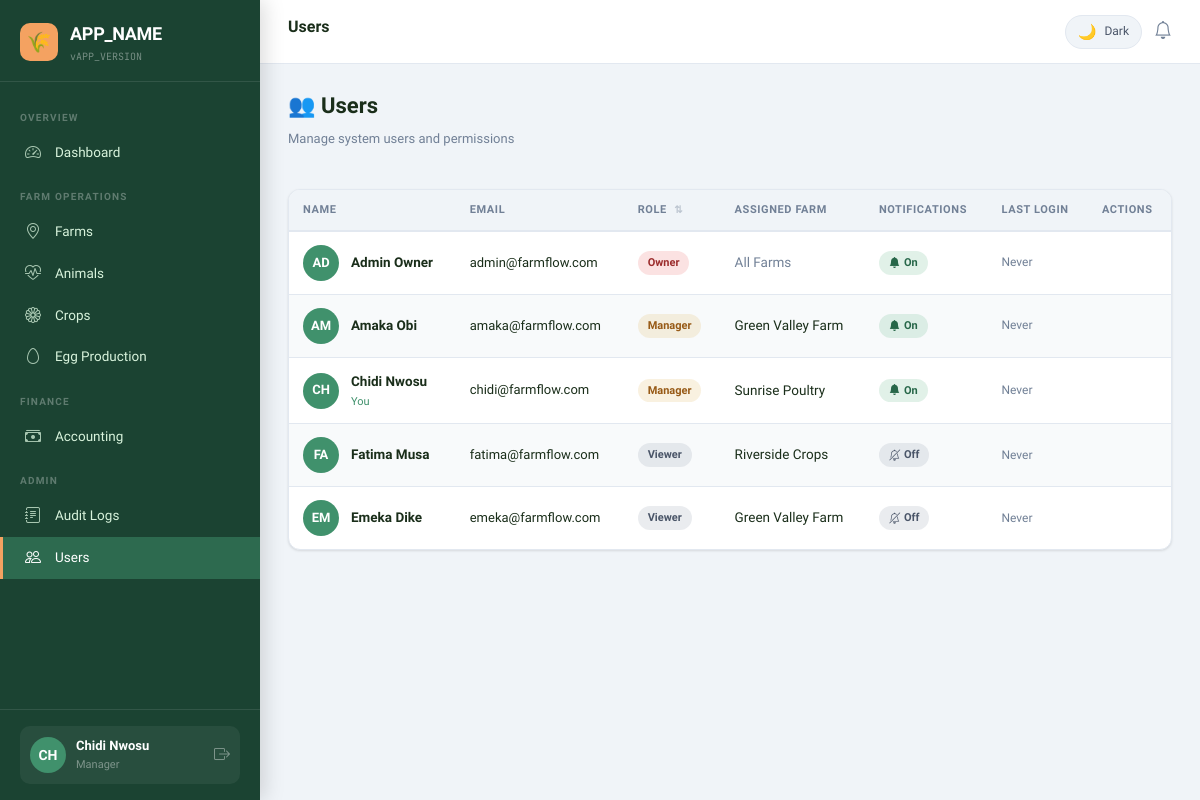
/modules/users/index.php (signed in), run on the app's committed database.
### tables this page shows
CREATE TABLE `users` (
  `id`                    INT UNSIGNED NOT NULL AUTO_INCREMENT,
  `name`                  VARCHAR(150) NOT NULL,
  `email`                 VARCHAR(255) NOT NULL,
  `password`              VARCHAR(255) NOT NULL COMMENT 'Bcrypt hashed',
  `role`                  ENUM('owner','manager','viewer') NOT NULL DEFAULT 'viewer',
  `farm_id`               INT UNSIGNED DEFAULT NULL COMMENT 'Primary farm assignment (NULL = all farms for owner)',
  `email_notifications`   TINYINT(1) NOT NULL DEFAULT 1,
  `theme_preference`      ENUM('light','dark') NOT NULL DEFAULT 'light',
  `last_login`            TIMESTAMP NULL DEFAULT NULL,
  `created_at`            TIMESTAMP NOT NULL DEFAULT CURRENT_TIMESTAMP,
  `updated_at`            TIMESTAMP NOT NULL DEFAULT CURRENT_TIMESTAMP ON UPDATE CURRENT_TIMESTAMP,
  PRIMARY KEY (`id`),
  UNIQUE KEY `uq_users_email` (`email`),
  INDEX `idx_users_role` (`role`),
  INDEX `idx_users_farm` (`farm_id`),
  CONSTRAINT `fk_users_farm` FOREIGN KEY (`farm_id`) REFERENCES `farms` (`id`) ON DELETE SET NULL
);

CREATE TABLE `farms` (
  `id`         INT UNSIGNED NOT NULL AUTO_INCREMENT,
  `name`       VARCHAR(150) NOT NULL,
  `state`      VARCHAR(100) NOT NULL,
  `city`       VARCHAR(100) NOT NULL,
  `type`       ENUM('crop','livestock','mixed','poultry','aquaculture','orchard') NOT NULL DEFAULT 'mixed',
  `size`       DECIMAL(10,2) NOT NULL COMMENT 'Size in hectares',
  `created_at` TIMESTAMP NOT NULL DEFAULT CURRENT_TIMESTAMP,
  `updated_at` TIMESTAMP NOT NULL DEFAULT CURRENT_TIMESTAMP ON UPDATE CURRENT_TIMESTAMP,
  PRIMARY KEY (`id`),
  INDEX `idx_farms_state` (`state`),
  INDEX `idx_farms_type` (`type`)
);

### core/auth.php (called while the page is built, shortened)
<?php
class Auth {
    public static function check(): bool {
        return isset($_SESSION['user_id']);
    }
    public static function user(): ?array {
        return [
            'id'    => $_SESSION['user_id'],
            'name'  => $_SESSION['user_name'],
            'email' => $_SESSION['user_email'],
            'role'  => $_SESSION['user_role'],
            'farm_id' => $_SESSION['farm_id'],
            'theme' => $_SESSION['theme'] ?? 'light',
            'email_notifications' => $_SESSION['email_notifications'] ?? false,
        ];
    }
    public static function id(): int {
        return (int)($_SESSION['user_id'] ?? 0);
    }
    public static function role(): string {
        return $_SESSION['user_role'] ?? 'viewer';
    }
}

### core/db.php (called while the page is built, shortened)
<?php
class DB {
    private static ?PDO $instance = null;
    public static function getInstance(): PDO {
        if (self::$instance === null) {
            $dsn = sprintf(
                'mysql:host=%s;dbname=%s;charset=%s',
                DB_HOST, DB_NAME, DB_CHARSET
            );
            $options = [
                PDO::ATTR_ERRMODE            => PDO::ERRMODE_EXCEPTION,
                PDO::ATTR_DEFAULT_FETCH_MODE => PDO::FETCH_ASSOC,
                PDO::ATTR_EMULATE_PREPARES   => false,
            ];
            try {
                self::$instance = new PDO($dsn, DB_USER, DB_PASS, $options);
            } catch (PDOException $e) {
                error_log('DB Connection failed: ' . $e->getMessage());
                die(json_encode(['error' => 'Database connection failed. Please contact support.']));
            }
        }
        return self::$instance;
    }
    public static function query(string $sql, array $params = []): PDOStatement {
        $stmt = self::getInstance()->prepare($sql);
        $stmt->execute($params);
        return $stmt;
    }
    public static function rows(string $sql, array $params = []): array {
        return self::query($sql, $params)->fetchAll();
    }
}

### core/rbac_logger_helpers.php (called while the page is built, shortened)
<?php
class RBAC {
    private static array $permissions = [
        'owner' => [
            'farms'    => ['view','create','edit','delete'],
            'animals'  => ['view','create','edit','delete','sell'],
            'crops'    => ['view','create','edit','delete','harvest'],
            'eggs'     => ['view','create','edit','delete'],
            'sales'    => ['view','create'],
            'logs'     => ['view'],
            'users'    => ['view','create','edit','delete'],
            'reports'  => ['view','export'],
        ],
        'manager' => [
            'farms'    => ['view'],
            'animals'  => ['view','create','edit','sell'],
            'crops'    => ['view','create','edit','harvest'],
            'eggs'     => ['view','create','edit'],
            'sales'    => ['view','create'],
            'logs'     => ['view'],
            'users'    => ['view'],
            'reports'  => ['view'],
        ],
        'viewer' => [
            'farms'    => ['view'],
            'animals'  => ['view'],
            'crops'    => ['view'],
            'eggs'     => ['view'],
            'sales'    => ['view'],
            'logs'     => ['view'],
            'users'    => [],
            'reports'  => ['view'],
        ],
    ];
    public static function can(string $module, string $action): bool {
        $role = Auth::role();
        return in_array($action, self::$permissions[$role][$module] ?? [], true);
    }
}
function e(string $str): string {
    return htmlspecialchars($str, ENT_QUOTES, 'UTF-8');
}

### modules/users/index.php (the view, shortened to what this page needs)
<?php
require_once __DIR__ . '/../../core/db.php';
require_once __DIR__ . '/../../core/auth.php';
require_once __DIR__ . '/../../core/rbac_logger_helpers.php';
$users = DB::rows("
    SELECT u.*, f.name AS farm_name
    FROM users u
    LEFT JOIN farms f ON f.id = u.farm_id
    ORDER BY u.created_at DESC
");
$pageTitle = 'Users';
$activeNav = 'users';
include __DIR__ . '/../../templates/header.php';
?>
<div class="ff-page-header">
  <div>
    <h2 class="ff-page-title">👥 Users</h2>
    <p class="ff-page-subtitle">Manage system users and permissions</p>
  </div>
</div>
<div class="ff-card">
  <div class="table-responsive">
    <table class="ff-table" id="usersTable">
      <thead>
        <tr>
          <th>Name</th>
          <th>Email</th>
          <th data-sortable>Role</th>
          <th>Assigned Farm</th>
          <th>Notifications</th>
          <th>Last Login</th>
          <th>Actions</th>
        </tr>
      </thead>
      <tbody>
        <?php foreach ($users as $u):
          $roleColors = ['owner'=>'danger','manager'=>'warning','viewer'=>'secondary'];
          $rc = $roleColors[$u['role']] ?? 'secondary';
          $initials = strtoupper(substr($u['name'], 0, 2));
        ?>
        <tr>
          <td>
            <div class="d-flex align-center gap-12">
              <div style="width:36px;height:36px;border-radius:50%;background:var(--color-brand-light);display:flex;align-items:center;justify-content:center;color:#fff;font-weight:700;font-size:13px;flex-shrink:0;">
                <?= e($initials) ?>
              </div>
              <div>
                <div style="font-weight:600;"><?= e($u['name']) ?></div>
                <?php if ($u['id'] === Auth::id()): ?>
                <div style="font-size:11px;color:var(--color-brand-light);">You</div>
                <?php endif; ?>
              </div>
            </div>
          </td>
          <td style="font-size:13px;"><?= e($u['email']) ?></td>
          <td><span class="ff-badge ff-badge-<?= $rc ?>"><?= e(ucfirst($u['role'])) ?></span></td>
          <td><?= $u['farm_name'] ? e($u['farm_name']) : '<span style="color:var(--text-muted)">All Farms</span>' ?></td>
          <td>
            <?php if ($u['email_notifications']): ?>
            <span class="ff-badge ff-badge-success"><i class="bi bi-bell-fill"></i> On</span>
            <?php else: ?>
            <span class="ff-badge ff-badge-secondary"><i class="bi bi-bell-slash"></i> Off</span>
            <?php endif; ?>
          </td>
          <td style="font-size:12px;color:var(--text-muted);">
            <?= $u['last_login'] ? date('d M Y H:i', strtotime($u['last_login'])) : 'Never' ?>
          </td>
          <td>
          </td>
        </tr>
        <?php endforeach; ?>
      </tbody>
    </table>
  </div>
</div>
<?php include __DIR__ . '/../../templates/footer.php'; ?>

### templates/header.php (shortened to what this page needs)
<?php
$user  = Auth::user();
$theme = $user['theme'] ?? 'light';
$initials = strtoupper(substr($user['name'], 0, 2));
?>
<!DOCTYPE html>
<html lang="en" data-theme="<?= e($theme) ?>">
<head>
  <link rel="stylesheet" href="https://cdn.jsdelivr.net/npm/bootstrap@5.3.2/dist/css/bootstrap.min.css">
  <link rel="stylesheet" href="https://cdn.jsdelivr.net/npm/bootstrap-icons@1.11.3/font/bootstrap-icons.min.css">
  <link rel="stylesheet" href="<?= APP_URL ?>/assets/css/app.css">
</head>
<body>
<div class="ff-layout">
  <aside class="ff-sidebar" id="sidebar">
    <div class="ff-sidebar-brand">
      <div class="brand-icon">🌾</div>
      <div>
        <div class="brand-name"><?= APP_NAME ?></div>
        <div class="brand-version">v<?= APP_VERSION ?></div>
      </div>
    </div>
    <ul class="ff-nav">
      <li class="ff-nav-section">Overview</li>
      <li class="ff-nav-item <?= ($activeNav ?? '') === 'dashboard' ? 'active' : '' ?>">
        <a href="<?= APP_URL ?>/dashboard.php">
          <span class="nav-icon"><i class="bi bi-speedometer2"></i></span>
          Dashboard
        </a>
      </li>
      <li class="ff-nav-section">Farm Operations</li>
      <li class="ff-nav-item <?= ($activeNav ?? '') === 'farms' ? 'active' : '' ?>">
        <a href="<?= APP_URL ?>/modules/farms/index.php">
          <span class="nav-icon"><i class="bi bi-geo-alt"></i></span>
          Farms
        </a>
      </li>
      <li class="ff-nav-item <?= ($activeNav ?? '') === 'animals' ? 'active' : '' ?>">
        <a href="<?= APP_URL ?>/modules/animals/index.php">
          <span class="nav-icon"><i class="bi bi-heart-pulse"></i></span>
          Animals
        </a>
      </li>
      <li class="ff-nav-item <?= ($activeNav ?? '') === 'crops' ? 'active' : '' ?>">
        <a href="<?= APP_URL ?>/modules/crops/index.php">
          <span class="nav-icon"><i class="bi bi-flower1"></i></span>
          Crops
        </a>
      </li>
      <li class="ff-nav-item <?= ($activeNav ?? '') === 'eggs' ? 'active' : '' ?>">
        <a href="<?= APP_URL ?>/modules/eggs/index.php">
          <span class="nav-icon"><i class="bi bi-egg"></i></span>
          Egg Production
        </a>
      </li>
      <li class="ff-nav-section">Finance</li>
      <li class="ff-nav-item <?= ($activeNav ?? '') === 'accounting' ? 'active' : '' ?>">
        <a href="<?= APP_URL ?>/modules/accounting/index.php">
          <span class="nav-icon"><i class="bi bi-cash-stack"></i></span>
          Accounting
        </a>
      </li>
      <li class="ff-nav-section">Admin</li>
      <li class="ff-nav-item <?= ($activeNav ?? '') === 'logs' ? 'active' : '' ?>">
        <a href="<?= APP_URL ?>/modules/logs/index.php">
          <span class="nav-icon"><i class="bi bi-journal-text"></i></span>
          Audit Logs
        </a>
      </li>
      <?php if (RBAC::can('users', 'view')): ?>
      <li class="ff-nav-item <?= ($activeNav ?? '') === 'users' ? 'active' : '' ?>">
        <a href="<?= APP_URL ?>/modules/users/index.php">
          <span class="nav-icon"><i class="bi bi-people"></i></span>
          Users
        </a>
      </li>
      <?php endif; ?>
    </ul>
    <div class="ff-sidebar-footer">
      <div class="ff-user-card">
        <div class="ff-user-avatar"><?= e($initials) ?></div>
        <div class="ff-user-info">
          <div class="user-name"><?= e($user['name']) ?></div>
          <div class="user-role"><?= e($user['role']) ?></div>
        </div>
        <a href="<?= APP_URL ?>/auth/logout.php" title="Logout" style="margin-left:auto;color:rgba(255,255,255,.4);font-size:16px;">
          <i class="bi bi-box-arrow-right"></i>
        </a>
      </div>
    </div>
  </aside>
  <div class="ff-main">
    <header class="ff-header">
      <h1 class="ff-header-title"><?= e($pageTitle ?? 'Dashboard') ?></h1>
      <div class="ff-header-actions">
        <button class="theme-toggle" id="themeToggle" title="Toggle dark/light mode">
          <span class="toggle-icon" id="themeIcon">
          </span>
          <span id="themeLabel"><?= $theme === 'dark' ? 'Light' : 'Dark' ?></span>
        </button>
        <button style="background:none;border:none;font-size:18px;color:var(--text-muted);cursor:pointer;">
          <i class="bi bi-bell"></i>
        </button>
      </div>
    </header>
    <main class="ff-content">

### data on the page
users: name "CH", name "Chidi Nwosu", role "Manager", shows "You", email "chidi@farmflow.com", farm.name "Sunrise Poultry", email_notifications 1 (drawn), shows "Never"
users: name "AD", name "Admin Owner", email "admin@farmflow.com", role "Owner", shows "All Farms", email_notifications 1 (drawn), shows "Never"
users: name "AM", name "Amaka Obi", email "amaka@farmflow.com", role "Manager", farm.name "Green Valley Farm", email_notifications 1 (drawn), shows "Never"
users: name "FA", name "Fatima Musa", email "fatima@farmflow.com", role "Viewer", farm.name "Riverside Crops", email_notifications 0 (drawn), shows "Never"
users: name "EM", name "Emeka Dike", email "emeka@farmflow.com", role "Viewer", farm.name "Green Valley Farm", email_notifications 0 (drawn), shows "Never"

### other printed values
APP_NAME "APP_NAME"
APP_VERSION "APP_VERSION"
$pageTitle "Users"
